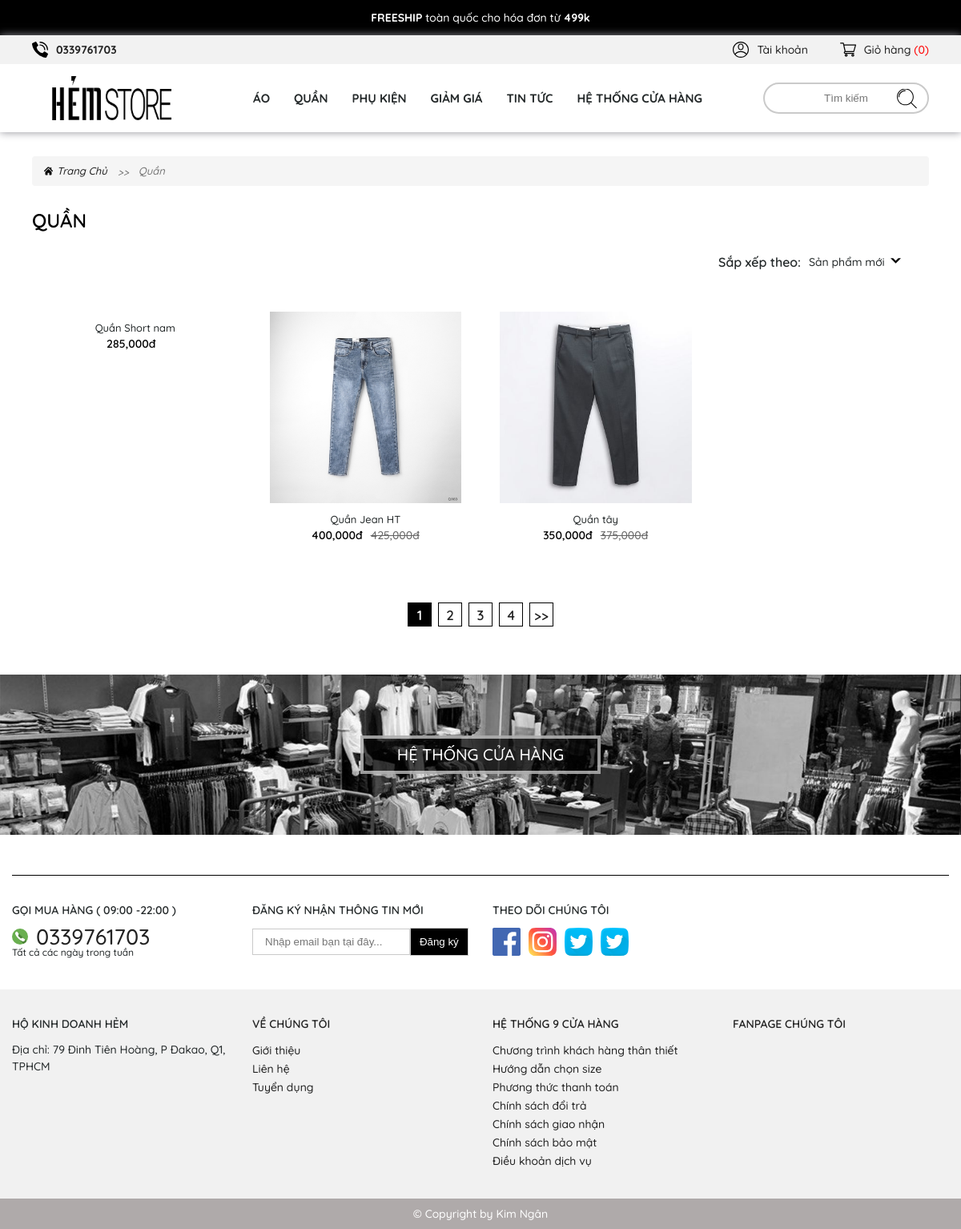
/quan.php, run on the app's committed database.
### tables this page shows
CREATE TABLE `tbl_category` (
  `category_id` int(11) NOT NULL,
  `category_name` varchar(100) NOT NULL,
  `category_image` varchar(150) NOT NULL,
  `category_link` varchar(250) NOT NULL
);

CREATE TABLE `tbl_product` (
  `product_id` int(11) NOT NULL,
  `product_code` varchar(50) NOT NULL,
  `category_id` int(11) NOT NULL,
  `product_name` varchar(100) NOT NULL,
  `product_image` varchar(150) NOT NULL,
  `product_image_hover` varchar(150) NOT NULL,
  `product_price` int(11) NOT NULL,
  `product_discount` int(11) NOT NULL,
  `product_active` int(11) NOT NULL,
  `product_details` text NOT NULL,
  `product_desc` text NOT NULL,
  `product_quantity` int(11) NOT NULL
);

### quan.php (the view, shortened to what this page needs)
<?php
	include('./db/connect.php');
	include('./inc/header.php');
?>
<main class="product">
	<section class="breadcrumb-section">
		<div class="container-fluid">
			<ul>
				<li><a href="index.php">
						<img src="img/home.svg" alt="" class="svg">
						<span>Trang Chủ</span>
					</a></li>
				<li>Quần</li>
			</ul>
		</div>
	</section>
	<?php
				$sql_product_trousers = mysqli_query($con, "SELECT * FROM tbl_product,tbl_category
				WHERE tbl_product.category_id = tbl_category.category_id AND tbl_product.category_id = 2
				ORDER BY product_id DESC LIMIT 12");
				$title = mysqli_fetch_array($sql_product_trousers);
	?>
	<section class="colection-section">
		<div class="container-fluid">
			<h2 class="heading">
				<?php echo $title['category_name'];?>
			</h2>
			<div class="filter">
				<div class="filter-select">
					<p>
						Sắp xếp theo:
					</p>
					<div class="select-box">
						<div class="default">
							<span>Sản phẩm mới</span>
						</div>
					</div>
				</div>
			</div>
		</div>
	</section>
	<section class="product product-section">
		<div class="container-fluid">
			<div class="row">
				<?php
				while($row_product_trousers = mysqli_fetch_array($sql_product_trousers)){
			?>
				<div class="col-lg-3 col-md-4 col-sm-6 col-6">
					<div class="product-items">
						<div class="product-items__img">
							<a href="product-details.php?&chitiet=<?php echo $row_product_trousers['category_link'];?>
							&id=<?php echo $row_product_trousers['product_id'];?>">
								<div class="product-img">
									<img src="img/product/<?php echo $row_product_trousers['product_image'];?>"
										onerror="this.onerror=null;this.src='uploads/<?php echo $row_product_trousers['product_image'];?>'"
										alt="">
								</div>
								<p class="product-name">
									<?php echo $row_product_trousers['product_name'];?>
								</p>
							</a>
							<div class="price">
								<h3>
									<?php echo number_format($row_product_trousers['product_price']).'đ';?>
								</h3>
								<span>
									<?php
										if($row_product_trousers['product_discount'] <= 0 ){
											echo '';
										}else {
											echo number_format($row_product_trousers['product_discount']).'đ';
									}
									?>
								</span>
							</div>
						</div>
					</div>
				</div>
				<?php
				}
				?>
				<div class="col-12">
					<div class="pagination">
						<ul>
							<li>
								<a href="" class="current">1</a>
							</li>
							<li>
								<a href="">2</a>
							</li>
							<li>
								<a href="">3</a>
							</li>
							<li>
								<a href="">4</a>
							</li>
							<li>
								<a href="">>></a>
							</li>
						</ul>
					</div>
				</div>
			</div>
		</div>
	</section>
</main>
<?php include('./inc/footer.php');?>

### inc/header.php (shortened to what this page needs)
<!DOCTYPE html>
<html>
<head>
	<link rel="stylesheet" href="dest/style.min.css">
	<link rel="stylesheet" href="dest/fonts.css">
	<link rel="stylesheet" href="dest/stylelibs.min.css">
</head>
<body>
	<div class="wrapper">
		<div class="noti-minigame">
			<p>
				<b>FREESHIP</b>
				toàn quốc cho hóa đơn từ
				<b>499k</b>
			</p>
		</div>
		<header>
			<nav class="header-top">
				<div class="container-fluid">
					<div class="header-top__menu">
						<ul>
							<li class="tel">
								<a href="tel:0339761703">
									<span>0339761703</span>
								</a>
							</li>
							<li>
								<a href="user.php">
									<span>Tài khoản</span>
								</a>
							</li>
							<li>
								<a href="" class="cart" data-togle="cart-section">
									<?php
										$i = 0;
									?>
									<span>Giỏ hàng <b style="color:red;">(<?php echo $i;?>)</b></span>
								</a>
							</li>
						</ul>
					</div>
				</div>
			</nav>
			<nav class="header-desktop ">
				<div class="container-fluid">
					<div class="header-desktop__menu">
						<div class="logo">
							<a href="index.php">
								<img src="img/logo.png" alt="">
							</a>
						</div>
						<ul class="menu">
							<?php
									$sql_menu = mysqli_query($con,"SELECT * FROM tbl_category");
									while($row_menu = mysqli_fetch_array($sql_menu)){
								?>
							<li>
								<a href="<?php echo $row_menu['category_link'];?>.php">
									<span><?php echo $row_menu['category_name'];?></span>
								</a>
							</li>
							<?php
									}
								?>
							<li>
								<a href="discount.php">
									<span>giảm giá</span>
								</a>
							</li>
							<li>
								<a href="news.php">
									<span>TIN TỨC</span>
								</a>
							</li>
							<li>
								<a href="contact.html">
									<span>hệ thống cửa hàng</span>
								</a>
							</li>
						</ul>
						<div class="search">
							<input type="text" placeholder="Tìm kiếm">
							<a href="">
								<img src="img/search.svg" alt="" class="svg search">
							</a>
						</div>
					</div>
				</div>
			</nav>
		</header>

### inc/header.php (style rules this page uses)
header .header-top ul li a.cart::after { content: ""; }

### inc/footer.php (style rules this page uses)
input[type="text"] { margin-right: 6px; width: 60px; text-align: center; }

### data on the page
tbl_category: category_name "ÁO"
tbl_category: category_name "QUẦN"
tbl_category: category_name "PHỤ KIỆN"
tbl_product: product_name "Quần Short nam", product_price "285,000"
tbl_product: product_image (picture), product_name "Quần Jean HT", product_price "400,000", product_discount "425,000"
tbl_product: product_image (picture), product_name "Quần tây", product_price "350,000", product_discount "375,000"

### other printed values
$i "0"
